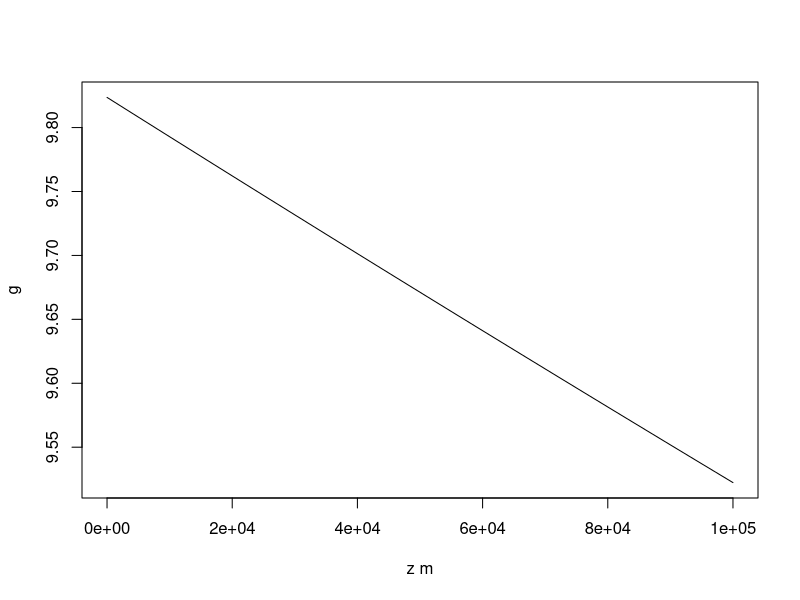
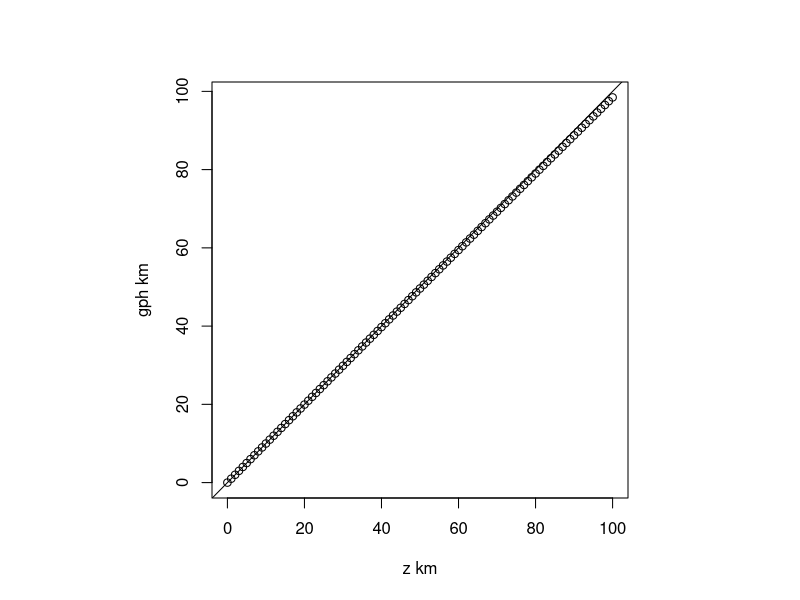
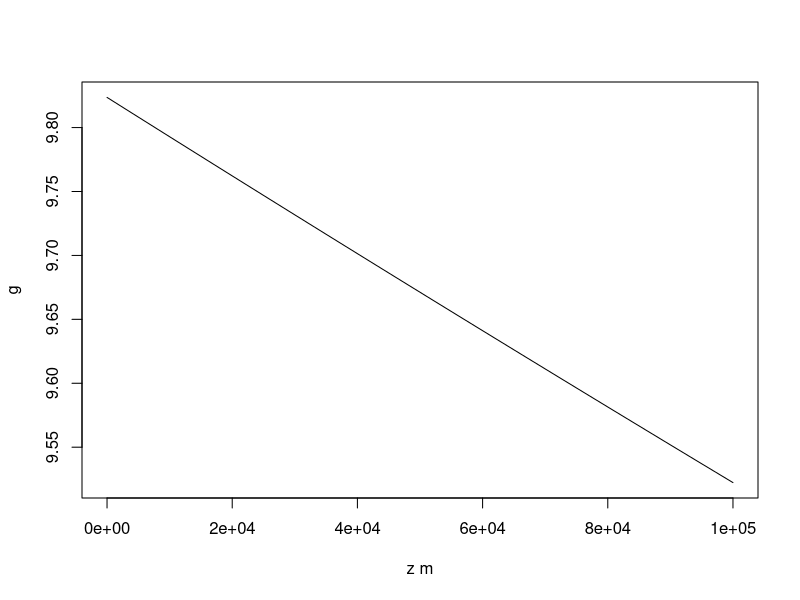

These charts were generated, in order, by the following R code:
## ---- chunk 1
G <- 6.6743e-11
M <- 5.9742e24
a <- 6.371e6
calc.g <- function(z) {
  G * M / (a + z)^2
}
## ---- chunk 2
plot(calc.g, 0, 1e5, xlab="z m", ylab="g")
## ---- chunk 3
#| output: false
pdf("gravity.pdf")
plot(calc.g, 0, 1e5, xlab="z m", ylab="g")
dev.off()
## ---- chunk 4
calc.gph <- function(z) {
  integrate(calc.g, 0, z)$value / calc.g(0) # <1>
}
z <- 0:100                                  # <2>
gph <- sapply(z * 1000, calc.gph) / 1000    # <3>
par(pty="s")                                # <4>
plot(z, gph, xlab="z km", ylab="gph km")
abline(0, 1)                                # <5>
## ---- chunk 5
#| code-fold: true
dir2deg <- function(x) {
  dir <- seq(0, 360, length.out=17)[1:16]
  names(dir) <- c("北", "北北東", "北東", "東北東",
                  "東", "東南東", "南東", "南南東", 
                  "南", "南南西", "南西", "西南西", 
                  "西", "西北西", "北西", "北北西")
  dir[x]
}
dir <- c("北", "北北東", "北東", "東北東")
dir2deg(dir)
